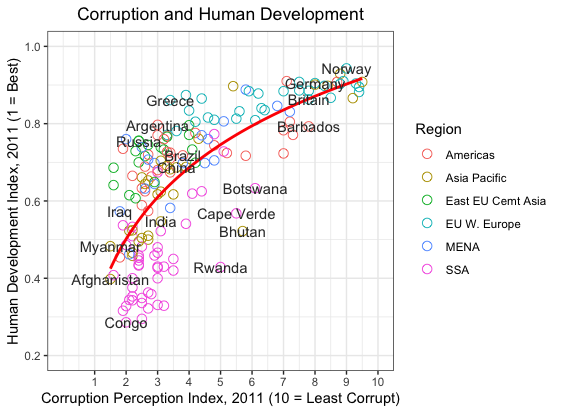

Write the R code that produced this figure.
library(ggplot2)
df <- read.csv('Economist_Assignment_Data.csv')
head(df)

pointsToLabel <- c("Russia", "Venezuela", "Iraq", "Myanmar", "Sudan",
                   "Afghanistan", "Congo", "Greece", "Argentina", "Brazil",
                   "India", "Italy", "China", "South Africa", "Spane",
                   "Botswana", "Cape Verde", "Bhutan", "Rwanda", "France",
                   "United States", "Germany", "Britain", "Barbados", "Norway", "Japan",
                   "New Zealand", "Singapore")

ggplot(df, aes(x=CPI, y=HDI)) + 
  geom_point(aes(color=Region), size=3, pch=1) +
  geom_smooth(aes(group=1), method='lm', formula = y ~ log(x), se = FALSE, color='red') +
  geom_text(aes(label = Country), color = "gray20", data = subset(df, Country %in% pointsToLabel),check_overlap = TRUE) +
  theme_bw() +
  theme(plot.title = element_text(hjust = 0.5)) +
  scale_x_continuous(name = 'Corruption Perception Index, 2011 (10 = Least Corrupt)', limits = c(0,10), breaks = 1:10) +
  scale_y_continuous(name = 'Human Development Index, 2011 (1 = Best)', limits = c(0.2,1)) +
  ggtitle('Corruption and Human Development') 
  
